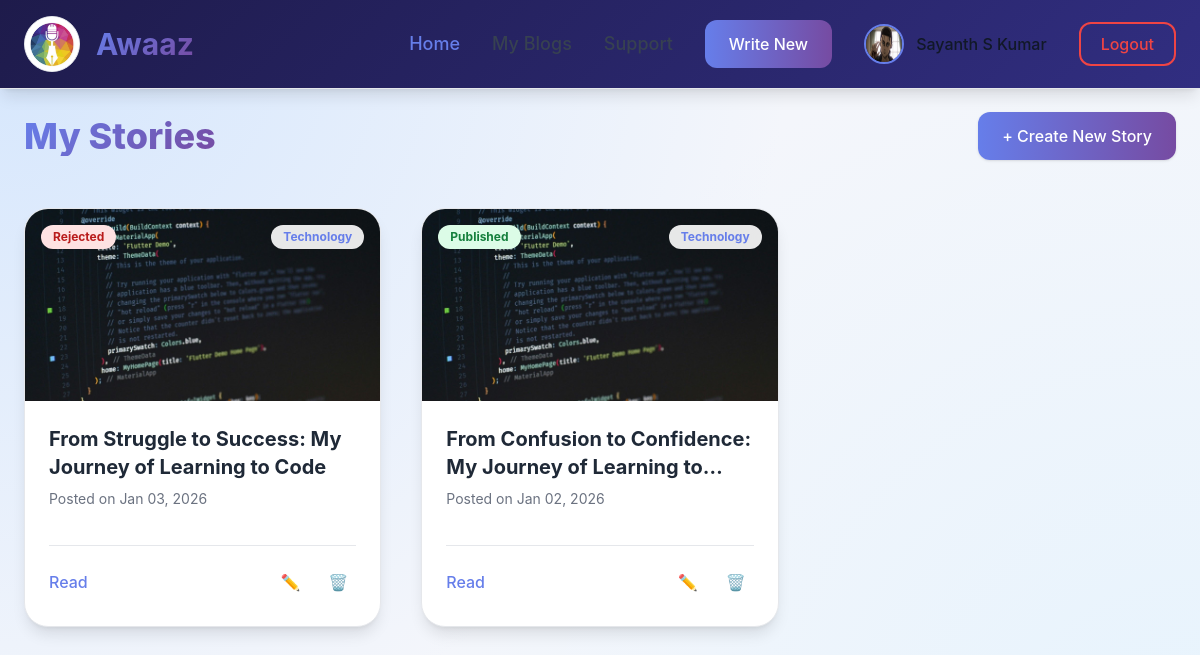
Screenshot of /my-blogs (signed in) with the database file from the repository.
### blogapp/models.py (models this page shows)
class UserModel(models.Model):
    LOGINID = models.ForeignKey(LoginModel, on_delete=models.CASCADE, null=True, blank=True)
    Name = models.CharField(max_length=100, null=True, blank=True)
    email = models.CharField(max_length=100, null=True, blank=True)
    Phone = models.BigIntegerField(null=True, blank=True)
    Address = models.TextField(null=True, blank=True)
    profile = models.FileField(upload_to='profileimage/', null=True, blank=True)
    joined_at = models.DateField(auto_now_add=True, null=True, blank=True)

class BlogModel(models.Model):
    USERID = models.ForeignKey(UserModel, on_delete=models.CASCADE, null=True, blank=True)
    parent = models.ForeignKey('self', null=True, blank=True, on_delete=models.CASCADE, related_name='parts')
    category = models.CharField(max_length=100, null=True, blank=True)
    blog = models.TextField(null=True, blank=True)
    Image = models.FileField(upload_to='blogimage/', null=True, blank=True)
    title = models.CharField(max_length=200, null=True, blank=True)
    status = models.CharField(max_length=200, null=True, blank=True)
    created_at = models.DateField(auto_now_add=True, null=True, blank=True)
    is_rewarded = models.BooleanField(default=False)

### blogapp/views.py (the view)
# urls.py: path('my-blogs', MyBlogView.as_view(), name='my_blogs'),
class MyBlogView(View):
    def get(self, request):
        user_id = request.session.get('user_id')
        user = UserModel.objects.filter(LOGINID__id=user_id).first()
        blogs = BlogModel.objects.filter(USERID=user).order_by('-created_at')
        return render(request, 'user/myblog.html', {'blogs': blogs, 'c': user})

### templates/user/myblog.html (shortened to what this page needs)
{% load static %}
<html lang="en" class="h-full">
<head>
  <script src="https://cdn.tailwindcss.com"></script>
</head>
<body class="h-full text-gray-900 select-none">
<nav class="fixed top-0 left-0 right-0 z-50 bg-white/90 backdrop-blur-xl shadow-lg">
    <div class="max-w-7xl mx-auto px-6 py-4 flex items-center justify-between">
      <div class="flex items-center space-x-4">
        <img src="{% static 'images/logo.jpeg' %}" alt="Awaaz Logo" class="logo-img" />
        <span class="text-3xl font-bold gradient-text">Awaaz</span> </div>
      <div class="flex items-center space-x-8">
        <a href="/userhome" class="text-lg font-medium text-[#667eea]">Home</a>
        <a href="/my-blogs" class="text-lg font-medium text-gray-700 hover:text-[#667eea]">My Blogs</a>
        <a href="/support" class="text-lg font-medium text-gray-700 hover:text-[#667eea]">Support</a>
        <a href="/addblog"
          class="px-6 py-3 bg-gradient-to-r from-[#667eea] to-[#764ba2] text-white rounded-xl font-medium hover:opacity-90 transition-all">
          Write New
        </a>
        <div class="relative group inline-block">
  <div class="flex items-center space-x-3 cursor-pointer">
    {% if c.profile %}
      <img src="{{ c.profile.url }}" alt="User"
           class="w-10 h-10 rounded-full border-2 border-[#667eea]">
    {% else %}
      <img src="https://via.placeholder.com/40" alt="User"
           class="w-10 h-10 rounded-full border-2 border-[#667eea]">
    {% endif %}
    <span class="font-medium">{{ c.Name }}</span>
  </div>
    </div>
        <a href="/logout" onclick="return confirm('Are you sure you want to logout?');"
          class="px-5 py-2 border-2 border-red-500 text-red-500 rounded-xl font-medium hover:bg-red-50 transition-all">
          Logout
        </a>
      </div>
    </div>
  </nav>
<main class="pt-28 px-6 pb-20 max-w-7xl mx-auto">
  <div class="flex justify-between items-center mb-12 fade-in">
    <h1 class="text-4xl font-extrabold gradient-text">My Stories</h1>
    <a href="/addblog"
       class="px-6 py-3 bg-gradient-to-r from-[#667eea] to-[#764ba2]
              text-white rounded-xl font-medium hover:opacity-90 shadow">
      + Create New Story
    </a>
  </div>
  {% if blogs %}
  <div class="grid grid-cols-1 md:grid-cols-2 lg:grid-cols-3 gap-10 fade-in">
    {% for blog in blogs %}
    <div class="bg-white rounded-3xl border border-gray-200 shadow-lg hover:shadow-2xl transition-all overflow-hidden flex flex-col">
      <div class="h-48 relative overflow-hidden">
{% if blog.Image %}
            {% with blog.Image.url|lower as file_url %}
                {% if file_url|slice:"-4:" == ".mp4" %}
                    <video class="w-full h-full object-cover transition-transform duration-500 hover:scale-110" autoplay muted loop>
                        <source src="{{ blog.Image.url }}" type="video/mp4">
                        Your browser does not support the video tag.
                    </video>
                {% else %}
                    <img src="{{ blog.Image.url }}" class="w-full h-full object-cover transition-transform duration-500 hover:scale-110">
                {% endif %}
            {% endwith %}
        {% else %}
            <img src="https://via.placeholder.com/400x250?text=No+Image" class="w-full h-full object-cover">
        {% endif %}
        <div class="absolute top-4 right-4 bg-white/90 backdrop-blur px-3 py-1 rounded-full text-xs font-bold text-[#667eea]">
          {{ blog.category }}
        </div>
        {% if blog.status == 'Pending' %}
        <div class="absolute top-4 left-4 bg-yellow-100 px-3 py-1 rounded-full text-xs font-bold text-yellow-700">
          Pending Review
        </div>
        {% elif blog.status == 'Rejected' %}
        <div class="absolute top-4 left-4 bg-red-100 px-3 py-1 rounded-full text-xs font-bold text-red-700">
          Rejected
        </div>
        {% elif blog.status == 'Accepted' %}
        <div class="absolute top-4 left-4 bg-green-100 px-3 py-1 rounded-full text-xs font-bold text-green-700">
          Published
        </div>
        {% endif %}
      </div>
      <div class="p-6 flex flex-col flex-1">
        <h3 class="text-xl font-bold text-gray-800 mb-2 line-clamp-2">
          {{ blog.title }}
        </h3>
        <p class="text-sm text-gray-500 mb-3">
          Posted on {{ blog.created_at|date:"M d, Y" }}
        </p>
        <div class="mt-auto flex justify-between items-center border-t pt-4">
          <a href="/blog/{{ blog.id }}" class="text-[#667eea] font-medium hover:underline">
            Read
          </a>
          <div class="flex space-x-3">
            <a href="/edit-blog/{{ blog.id }}/"
               class="p-2 text-blue-600 hover:bg-blue-50 rounded-lg transition"
               title="Edit">
              ✏️
            </a>
            <a href="/delete-blog/{{ blog.id }}/"
               onclick="return confirm('Are you sure you want to delete this blog?')"
               class="p-2 text-red-600 hover:bg-red-50 rounded-lg transition"
               title="Delete">
              🗑️
            </a>
          </div>
        </div>
      </div>
    </div>
    {% endfor %}
  </div>
  {% endif %}
</main>
</body>
</html>

### templates/user/myblog.html (style rules this page uses)
body { box-sizing: border-box; font-family: 'Inter', system-ui, sans-serif; background: radial-gradient(circle at top left, rgba(191,219,254,0.6), transparent 55%), radial-gradient(circle at bottom right, rgba(224,242,254,0.7), transparent 55%), #f4f6fb; }
.fade-in { animation: fadeIn 0.5s ease-out forwards; }
.gradient-text { background: linear-gradient(135deg, #667eea 0%, #764ba2 100%); -webkit-background-clip: text; -webkit-text-fill-color: transparent; }
nav { background: linear-gradient(135deg, #1e1b4b, #312e81) !important; backdrop-filter: blur(12px); border-bottom: 1px solid #e5e7eb; box-shadow: 0 2px 10px rgba(0,0,0,0.05); }
.logo-img { width: 56px; height: 56px; object-fit: cover; border-radius: 50%; border: 1px solid #e5e7eb; background: #ffffff; transition: transform 0.2s ease; }

### rows the page displays
UserModel: profile (picture), Name "Sayanth S Kumar"
BlogModel: Image (picture), category "Technology", status "Rejected", title "From Struggle to Success: My Journey of Learning to Code", created_at "Jan 03, 2026"
BlogModel: Image (picture), category "Technology", status "Published", title "From Confusion to Confidence: My Journey of Learning…", created_at "Jan 02, 2026"
